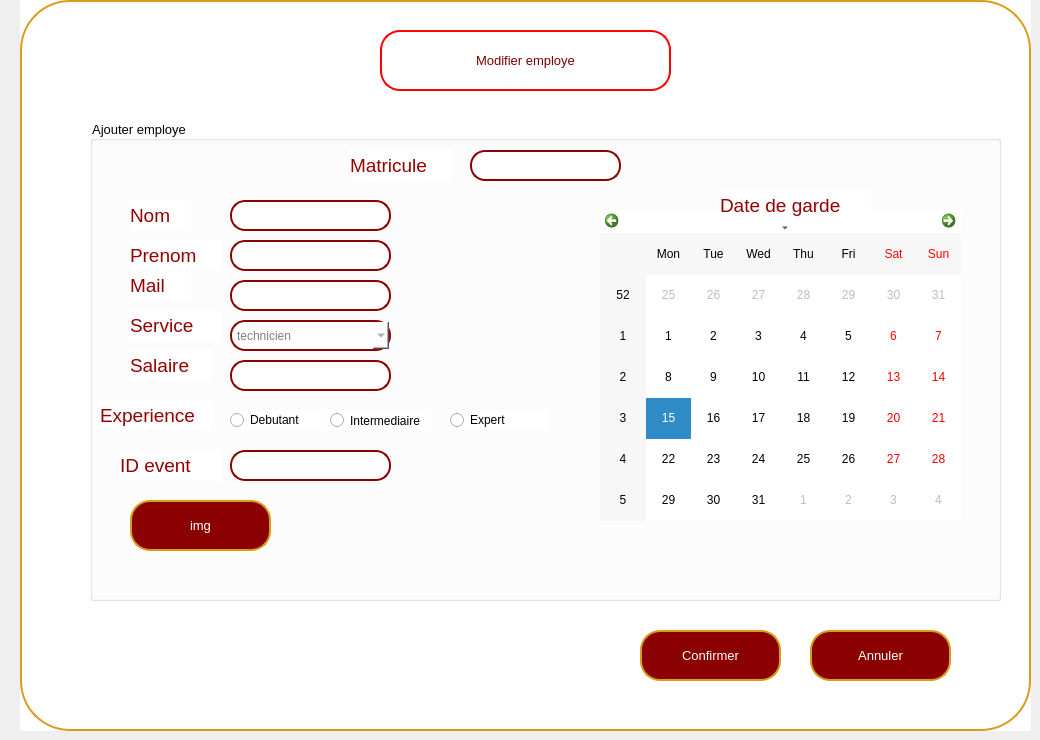
    <widget class="QWidget" name="modifempage">
     <widget class="QWidget" name="widget_5" native="true">
      <property name="geometry">
       <rect>
        <x>20</x>
        <y>0</y>
        <width>1011</width>
        <height>731</height>
       </rect>
      </property>
      <property name="font">
       <font>
        <pointsize>10</pointsize>
       </font>
      </property>
      <property name="styleSheet">
       <string notr="true">background-color: rgb(255, 255, 255);</string>
      </property>
      <widget class="QPushButton" name="pushButton_39">
       <property name="geometry">
        <rect>
         <x>0</x>
         <y>0</y>
         <width>1011</width>
         <height>731</height>
        </rect>
       </property>
       <property name="styleSheet">
        <string notr="true">/*QPushButton {
    background-color: white;
    color: darkred;
    border: 2px solid darkred;
    border-radius: 50px; 
    padding: 10px; 
}*/
QPushButton {
    background-color: white;
    color: darkred;
    border: 2px solid rgb(215, 157, 27);
    border-radius: 50px;
    padding: 10px; 
}</string>
       </property>
       <property name="text">
        <string/>
       </property>
      </widget>
      <widget class="QPushButton" name="pbmodiffC_2">
       <property name="geometry">
        <rect>
         <x>620</x>
         <y>630</y>
         <width>141</width>
         <height>51</height>
        </rect>
       </property>
       <property name="font">
        <font>
         <pointsize>10</pointsize>
        </font>
       </property>
       <property name="styleSheet">
        <string notr="true">QPushButton {
    background-color: darkred;
    color: white;
    border: 2px solid rgb(215, 157, 27);
    border-radius: 20px; 
    padding: 10px; 
}

QPushButton:hover {
    background-color: rgb(215, 157, 27); 
}

QLineEdit {
    border: 2px solid darkred;
    border-radius: 15px; 
    padding: 5px; 
    color: white;
}

QLineEdit:focus {
    border: 2px solid darkred;
    border-radius: 15px; 
    padding: 5px; 
    color: white;
}
</string>
       </property>
       <property name="text">
        <string>Confirmer</string>
       </property>
      </widget>
      <widget class="QPushButton" name="retouremp2_3">
       <property name="geometry">
        <rect>
         <x>790</x>
         <y>630</y>
         <width>141</width>
         <height>51</height>
        </rect>
       </property>
       <property name="font">
        <font>
         <pointsize>10</pointsize>
        </font>
       </property>
       <property name="styleSheet">
        <string notr="true">QPushButton {
    background-color: darkred;
    color: white;
    border: 2px solid rgb(215, 157, 27);
    border-radius: 20px; 
    padding: 10px; 
}

QPushButton:hover {
    background-color: rgb(215, 157, 27); 
}

QLineEdit {
    border: 2px solid darkred;
    border-radius: 15px; 
    padding: 5px; 
    color: white;
}

QLineEdit:focus {
    border: 2px solid darkred;
    border-radius: 15px; 
    padding: 5px; 
    color: white;
}
</string>
       </property>
       <property name="text">
        <string>Annuler</string>
       </property>
      </widget>
      <widget class="QPushButton" name="pushButton_15">
       <property name="geometry">
        <rect>
         <x>360</x>
         <y>30</y>
         <width>291</width>
         <height>61</height>
        </rect>
       </property>
       <property name="font">
        <font>
         <family>MS Shell Dlg 2</family>
         <pointsize>10</pointsize>
         <weight>50</weight>
         <italic>false</italic>
         <bold>false</bold>
        </font>
       </property>
       <property name="styleSheet">
        <string notr="true">QPushButton {
    background-color: white;
    color: rgb(125, 0, 0);
    border: 2px solid rgb(255, 0, 0); 
    border-radius: 20px; 
    padding: 10px; 
    transition: background-color 0.3s, color 0.3s; 
}
QPushButton:hover {
    background-color: rgb(215, 157, 27);
    color: white;
    border: 4px solid rgb(215, 157, 27); 
    outline: none; 
}</string>
       </property>
       <property name="text">
        <string>Modifier employe</string>
       </property>
       <property name="icon">
        <iconset resource="src.qrc">
         <normaloff>:/src/ajoutfinale.png</normaloff>:/src/ajoutfinale.png</iconset>
       </property>
       <property name="iconSize">
        <size>
         <width>100</width>
         <height>50</height>
        </size>
       </property>
      </widget>
      <widget class="QGroupBox" name="groupBox_4">
       <property name="geometry">
        <rect>
         <x>70</x>
         <y>120</y>
         <width>911</width>
         <height>481</height>
        </rect>
       </property>
       <property name="title">
        <string>Ajouter employe</string>
       </property>
       <widget class="QComboBox" name="serEModif_2">
        <property name="geometry">
         <rect>
          <x>140</x>
          <y>200</y>
          <width>161</width>
          <height>31</height>
         </rect>
        </property>
        <property name="styleSheet">
         <string notr="true">/* Style for the QComboBox when not focused */
QComboBox {
    border: 2px solid darkred;
    border-radius: 15px;
    padding: 5px;
    color: grey;
}

/* Style for the QComboBox when focused */
QComboBox:focus {
    border: 2px solid darkred;
    border-radius: 15px;
    padding: 5px;
    color: grey;
}
</string>
        </property>
        <item>
         <property name="text">
          <string>technicien</string>
         </property>
        </item>
        <item>
         <property name="text">
          <string>decorateur</string>
         </property>
        </item>
        <item>
         <property name="text">
          <string>securite</string>
         </property>
        </item>
       </widget>
       <widget class="QRadioButton" name="radioButton_7">
        <property name="geometry">
         <rect>
          <x>140</x>
          <y>290</y>
          <width>97</width>
          <height>20</height>
         </rect>
        </property>
        <property name="text">
         <string>Debutant</string>
        </property>
       </widget>
       <widget class="QRadioButton" name="radioButton_8">
        <property name="geometry">
         <rect>
          <x>360</x>
          <y>290</y>
          <width>97</width>
          <height>20</height>
         </rect>
        </property>
        <property name="text">
         <string>Expert</string>
        </property>
       </widget>
       <widget class="QRadioButton" name="radioButton_9">
        <property name="geometry">
         <rect>
          <x>240</x>
          <y>290</y>
          <width>101</width>
          <height>21</height>
         </rect>
        </property>
        <property name="text">
         <string>Intermediaire</string>
        </property>
       </widget>
       <widget class="QCalendarWidget" name="calendarWidget_3">
        <property name="geometry">
         <rect>
          <x>510</x>
          <y>90</y>
          <width>361</width>
          <height>311</height>
         </rect>
        </property>
       </widget>
       <widget class="QLabel" name="label_32">
        <property name="geometry">
         <rect>
          <x>40</x>
          <y>80</y>
          <width>61</width>
          <height>31</height>
         </rect>
        </property>
        <property name="font">
         <font>
          <pointsize>14</pointsize>
         </font>
        </property>
        <property name="styleSheet">
         <string notr="true">color: rgb(148, 0, 0);</string>
        </property>
        <property name="text">
         <string>Nom</string>
        </property>
       </widget>
       <widget class="QLabel" name="label_33">
        <property name="geometry">
         <rect>
          <x>40</x>
          <y>150</y>
          <width>61</width>
          <height>31</height>
         </rect>
        </property>
        <property name="font">
         <font>
          <pointsize>14</pointsize>
         </font>
        </property>
        <property name="styleSheet">
         <string notr="true">color: rgb(148, 0, 0);</string>
        </property>
        <property name="text">
         <string>Mail</string>
        </property>
       </widget>
       <widget class="QLabel" name="label_34">
        <property name="geometry">
         <rect>
          <x>40</x>
          <y>190</y>
          <width>91</width>
          <height>31</height>
         </rect>
        </property>
        <property name="font">
         <font>
          <pointsize>14</pointsize>
         </font>
        </property>
        <property name="styleSheet">
         <string notr="true">color: rgb(148, 0, 0);</string>
        </property>
        <property name="text">
         <string>Service</string>
        </property>
       </widget>
       <widget class="QLabel" name="label_35">
        <property name="geometry">
         <rect>
          <x>40</x>
          <y>230</y>
          <width>81</width>
          <height>31</height>
         </rect>
        </property>
        <property name="font">
         <font>
          <pointsize>14</pointsize>
         </font>
        </property>
        <property name="styleSheet">
         <string notr="true">color: rgb(148, 0, 0);</string>
        </property>
        <property name="text">
         <string>Salaire</string>
        </property>
       </widget>
       <widget class="QLabel" name="label_36">
        <property name="geometry">
         <rect>
          <x>10</x>
          <y>280</y>
          <width>111</width>
          <height>31</height>
         </rect>
        </property>
        <property name="font">
         <font>
          <pointsize>14</pointsize>
         </font>
        </property>
        <property name="styleSheet">
         <string notr="true">color: rgb(148, 0, 0);</string>
        </property>
        <property name="text">
         <string>Experience</string>
        </property>
       </widget>
       <widget class="QLabel" name="label_37">
        <property name="geometry">
         <rect>
          <x>630</x>
          <y>70</y>
          <width>151</width>
          <height>31</height>
         </rect>
        </property>
        <property name="font">
         <font>
          <pointsize>14</pointsize>
         </font>
        </property>
        <property name="styleSheet">
         <string notr="true">color: rgb(148, 0, 0);</string>
        </property>
        <property name="text">
         <string>Date de garde</string>
        </property>
       </widget>
       <widget class="QLineEdit" name="nomEModif_2">
        <property name="geometry">
         <rect>
          <x>140</x>
          <y>80</y>
          <width>161</width>
          <height>31</height>
         </rect>
        </property>
        <property name="styleSheet">
         <string notr="true">QLineEdit {
    border: 2px solid darkred;
    border-radius: 15px; /* Make it larger for a circular shape */
    padding: 5px; /* Adjust as needed */
    color: grey;
}

QLineEdit:focus {
    border: 2px solid darkred;
    border-radius: 15px; /* Make it larger for a circular shape */
    padding: 5px; /* Adjust as needed */
    color: grey;
}</string>
        </property>
        <property name="text">
         <string/>
        </property>
       </widget>
       <widget class="QLineEdit" name="mailEModif_2">
        <property name="geometry">
         <rect>
          <x>140</x>
          <y>160</y>
          <width>161</width>
          <height>31</height>
         </rect>
        </property>
        <property name="styleSheet">
         <string notr="true">QLineEdit {
    border: 2px solid darkred;
    border-radius: 15px; /* Make it larger for a circular shape */
    padding: 5px; /* Adjust as needed */
    color: grey;
}

QLineEdit:focus {
    border: 2px solid darkred;
    border-radius: 15px; /* Make it larger for a circular shape */
    padding: 5px; /* Adjust as needed */
    color: grey;
}</string>
        </property>
        <property name="text">
         <string/>
        </property>
       </widget>
       <widget class="QLineEdit" name="salEModif_2">
        <property name="geometry">
         <rect>
          <x>140</x>
          <y>240</y>
          <width>161</width>
          <height>31</height>
         </rect>
        </property>
        <property name="styleSheet">
         <string notr="true">QLineEdit {
    border: 2px solid darkred;
    border-radius: 15px; /* Make it larger for a circular shape */
    padding: 5px; /* Adjust as needed */
    color: grey;
}

QLineEdit:focus {
    border: 2px solid darkred;
    border-radius: 15px; /* Make it larger for a circular shape */
    padding: 5px; /* Adjust as needed */
    color: grey;
}</string>
        </property>
        <property name="text">
         <string/>
        </property>
       </widget>
       <widget class="QLabel" name="label_38">
        <property name="geometry">
         <rect>
          <x>40</x>
          <y>120</y>
          <width>91</width>
          <height>31</height>
         </rect>
        </property>
        <property name="font">
         <font>
          <pointsize>14</pointsize>
         </font>
        </property>
        <property name="styleSheet">
         <string notr="true">color: rgb(148, 0, 0);</string>
        </property>
        <property name="text">
         <string>Prenom</string>
        </property>
       </widget>
       <widget class="QLineEdit" name="prenEModif_2">
        <property name="geometry">
         <rect>
          <x>140</x>
          <y>120</y>
          <width>161</width>
          <height>31</height>
         </rect>
        </property>
        <property name="styleSheet">
         <string notr="true">QLineEdit {
    border: 2px solid darkred;
    border-radius: 15px; /* Make it larger for a circular shape */
    padding: 5px; /* Adjust as needed */
    color: grey;
}

QLineEdit:focus {
    border: 2px solid darkred;
    border-radius: 15px; /* Make it larger for a circular shape */
    padding: 5px; /* Adjust as needed */
    color: grey;
}</string>
        </property>
        <property name="text">
         <string/>
        </property>
       </widget>
       <widget class="QLabel" name="label_39">
        <property name="geometry">
         <rect>
          <x>260</x>
          <y>30</y>
          <width>101</width>
          <height>31</height>
         </rect>
        </property>
        <property name="font">
         <font>
          <pointsize>14</pointsize>
         </font>
        </property>
        <property name="styleSheet">
         <string notr="true">color: rgb(148, 0, 0);</string>
        </property>
        <property name="text">
         <string>Matricule</string>
        </property>
       </widget>
       <widget class="QLineEdit" name="matEModif_2">
        <property name="geometry">
         <rect>
          <x>380</x>
          <y>30</y>
          <width>151</width>
          <height>31</height>
         </rect>
        </property>
        <property name="styleSheet">
         <string notr="true">QLineEdit {
    border: 2px solid darkred;
    border-radius: 15px; /* Make it larger for a circular shape */
    padding: 5px; /* Adjust as needed */
    color: grey;
}

QLineEdit:focus {
    border: 2px solid darkred;
    border-radius: 15px; /* Make it larger for a circular shape */
    padding: 5px; /* Adjust as needed */
    color: grey;
}</string>
        </property>
        <property name="text">
         <string/>
        </property>
       </widget>
       <widget class="QLabel" name="label_40">
        <property name="geometry">
         <rect>
          <x>30</x>
          <y>330</y>
          <width>101</width>
          <height>31</height>
         </rect>
        </property>
        <property name="font">
         <font>
          <pointsize>14</pointsize>
         </font>
        </property>
        <property name="styleSheet">
         <string notr="true">color: rgb(148, 0, 0);</string>
        </property>
        <property name="text">
         <string>ID event</string>
        </property>
       </widget>
       <widget class="QLineEdit" name="le_salE_aj_3">
        <property name="geometry">
         <rect>
          <x>140</x>
          <y>330</y>
          <width>161</width>
          <height>31</height>
         </rect>
        </property>
        <property name="styleSheet">
         <string notr="true">QLineEdit {
    border: 2px solid darkred;
    border-radius: 15px; /* Make it larger for a circular shape */
    padding: 5px; /* Adjust as needed */
    color: grey;
}

QLineEdit:focus {
    border: 2px solid darkred;
    border-radius: 15px; /* Make it larger for a circular shape */
    padding: 5px; /* Adjust as needed */
    color: grey;
}</string>
        </property>
        <property name="text">
         <string/>
        </property>
       </widget>
       <widget class="QPushButton" name="btnParcourir_2">
        <property name="geometry">
         <rect>
          <x>40</x>
          <y>380</y>
          <width>141</width>
          <height>51</height>
         </rect>
        </property>
        <property name="font">
         <font>
          <pointsize>10</pointsize>
         </font>
        </property>
        <property name="styleSheet">
         <string notr="true">QPushButton {
    background-color: darkred;
    color: white;
    border: 2px solid rgb(215, 157, 27);
    border-radius: 20px; 
    padding: 10px; 
}

QPushButton:hover {
    background-color: rgb(215, 157, 27); 
}

QLineEdit {
    border: 2px solid darkred;
    border-radius: 15px; 
    padding: 5px; 
    color: white;
}

QLineEdit:focus {
    border: 2px solid darkred;
    border-radius: 15px; 
    padding: 5px; 
    color: white;
}
</string>
        </property>
        <property name="text">
         <string>img</string>
        </property>
       </widget>
      </widget>
     </widget>
    </widget>
